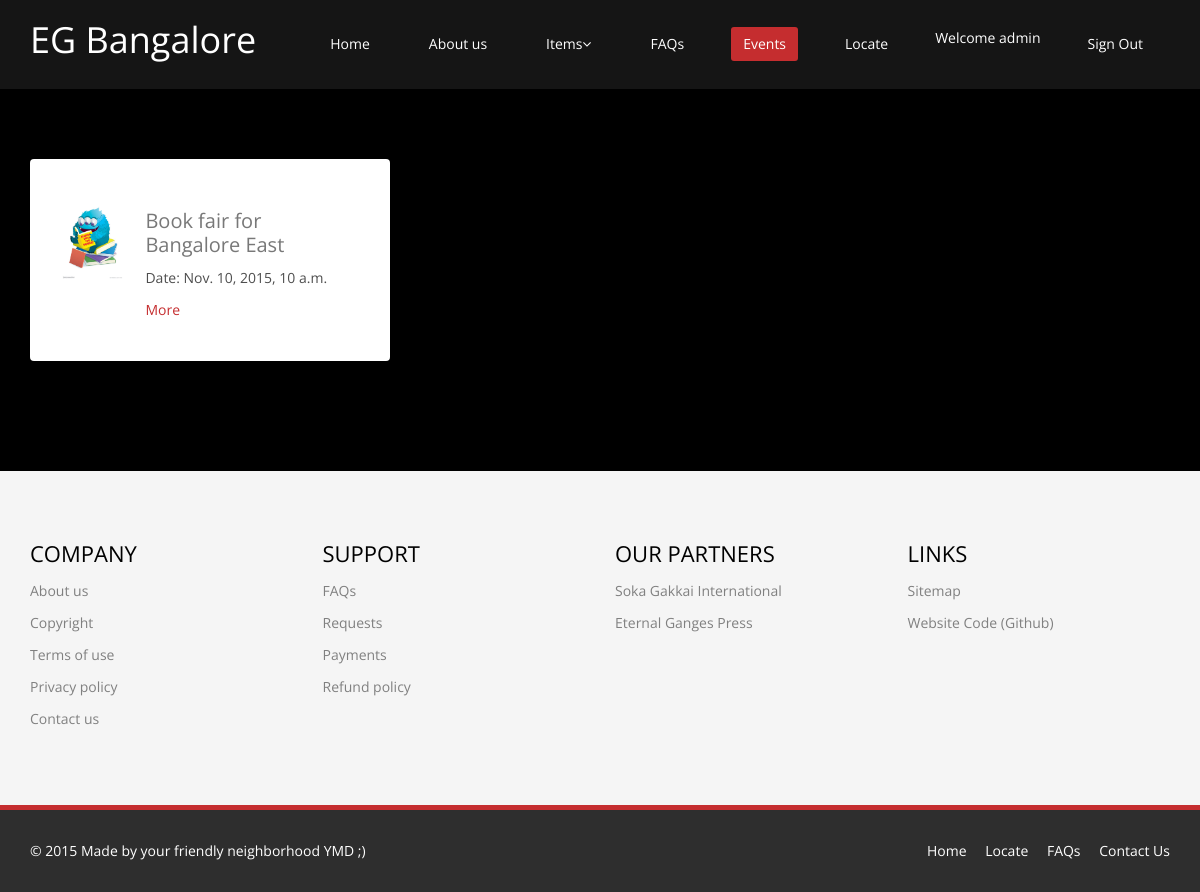
/estore/events/ (signed in), run on the app's committed database.
### estore/models.py (models this page shows)
class Event(models.Model):
	title = models.CharField(max_length=200)
	event_short = models.CharField(max_length=300, default='')
	event_detail = models.TextField()
	image_url = models.CharField(max_length=100, default='invalid')
	map_url = models.CharField(max_length=200, default='invalid')
	event_date = models.DateTimeField()
	keywords = models.CharField(max_length=200)

### estore/views.py (the view)
def events(request):
	context = {}
	events = queries.get_upcoming_events()
	context['events'] = events
	return render(request, 'estore/events.html', context)

### estore/queries.py (called while the page is built)
def get_upcoming_events():
	events = Event.objects.filter(event_date__gt=timezone.now())
	return events

### estore/templates/estore/events.html (shortened to what this page needs)
{% extends "estore/base.html" %}
{% load staticfiles %}
{% block maincontent %}
<section style="background:#000;">
<div class="container">
	<div class="row">
	{% for event in events%}
		<div class="col-sm-6 col-md-4">
		<div style="visibility: visible; animation-name: fadeInDown;" class="media services-wrap wow fadeInDown animated">
			<div class="pull-left">
				<img style="height:81px;" class="img-responsive" src="{{event.image_url}}">
			</div>
			<div class="media-body">
				<h3 class="media-heading">{{event.title}}</h3>
				<p>Date: {{event.event_date}} </p>
				<a href="/estore/event/{{event.id}}/">More</a>
			</div>
		</div>
		</div >
		{%endfor%}
	</div>
</div>
</section>
{% endblock %}

### estore/templates/estore/base.html (shortened to what this page needs)
{% load staticfiles %}
{% load account %}
{% load socialaccount %}
<!DOCTYPE html>
<html lang="en">
<head>
    <link href="/static/estore/css/bootstrap.min.css" rel="stylesheet">
    <link href="/static/estore/css/font-awesome.min.css" rel="stylesheet">
    <link href="/static/estore/css/animate.min.css" rel="stylesheet">
    <link href="/static/estore/css/prettyPhoto.css" rel="stylesheet">
    <link href="/static/estore/css/main.css" rel="stylesheet">
    <link href="/static/estore/css/responsive.css" rel="stylesheet">
</head>
<body class="homepage">
    <header id="header">
        <nav class="navbar navbar-inverse" role="banner">
            <div class="container">
                <div class="navbar-header">
                    <a class="navbar-brand" href="/">EG Bangalore</a>
                </div>
                <div class="collapse navbar-collapse navbar-right">
                    <ul class="nav navbar-nav">
                        <li {% if request.path == "/" %} class="active" {% endif %}><a href="/">Home</a></li>
                        <li {% if request.path == "/estore/about-us/" %} class="active" {% endif %}><a href="/estore/about-us/">About us</a></li>
                        <li class="dropdown">
                            <a href="#" class="dropdown-toggle" data-toggle="dropdown">Items<i class="fa fa-angle-down"></i></a>
                        </li>
                        <li {% if request.path == "/estore/faq/" %} class="active" {% endif %}><a href="/estore/faq/">FAQs</a></li>
                        <li {% if request.path == "/estore/events/" %} class="active" {% endif %}><a href="/estore/events/">Events</a></li>
                        <li {% if request.path == "/estore/locate/" %} class="active" {% endif %}><a href="/estore/locate/">Locate</a></li>
						{% if user.is_authenticated %}
						<li style="color:white;"> Welcome {{user}} </li>
                        <li><a href="{% url 'account_logout' %}">Sign Out</a></li>
						{% else %}
                        <li><a href="{% url 'account_login' %}">Log in</a></li>
                        <li><a href="{% url 'account_signup' %}">Sign up</a></li>
						{% endif %}
                    </ul>
                </div>
				            </div>
        </nav>
    </header>
{% block maincontent %}
{% endblock %}
    <section id="bottom">
        <div class="container wow fadeInDown" data-wow-duration="1000ms" data-wow-delay="600ms">
            <div class="row">
                <div class="col-md-3 col-sm-6">
                    <div class="widget">
                        <h3>Company</h3>
                        <ul>
                            <li><a href="/estore/about/">About us</a></li>
                            <li><a href="#">Copyright</a></li>
                            <li><a href="#">Terms of use</a></li>
                            <li><a href="#">Privacy policy</a></li>
                            <li><a href="/estore/contact/">Contact us</a></li>
                        </ul>
                    </div>
                </div>
                <div class="col-md-3 col-sm-6">
                    <div class="widget">
                        <h3>Support</h3>
                        <ul>
                            <li><a href="/estore/faq/">FAQs</a></li>
                            <li><a href="#">Requests</a></li>
                            <li><a href="#">Payments</a></li>
                            <li><a href="#">Refund policy</a></li>
                        </ul>
                    </div>
                </div>
               <div class="col-md-3 col-sm-6">
                    <div class="widget">
                        <h3>Our Partners</h3>
                        <ul>
                            <li><a href="http://www.sgi.org/">Soka Gakkai International</a></li>
                            <li><a href="http://www.eternalganges.com/">Eternal Ganges Press</a></li>
                        </ul>
                    </div>
                </div>
				<div class="col-md-3 col-sm-6">
                    <div class="widget">
                        <h3>Links</h3>
                        <ul>
                            <li><a href="#">Sitemap</a></li>
                            <li><a href="#">Website Code (Github)</a>
							</li>
                        </ul>
                    </div>
                </div>
            </div>
        </div>
    </section>
    <footer id="footer" class="midnight-blue">
        <div class="container">
            <div class="row">
                <div class="col-sm-6">
                    &copy; 2015 <a target="_blank" href="mailto:siddharthmanu@gmail.com">Made by your friendly neighborhood YMD ;)</a>
                </div>
                <div class="col-sm-6">
                    <ul class="pull-right">
                        <li><a href="/">Home</a></li>
                        <li><a href="/estore/locate/">Locate</a></li>
                        <li><a href="/estore/faq/">FAQs</a></li>
                        <li><a href="/estore/contact/">Contact Us</a></li>
                    </ul>
                </div>
            </div>
        </div>
    </footer>
</body>
</html>

### estore/static/estore/css/main.css (style rules this page uses)
body { background: #fff; font-family: 'Open Sans', sans-serif; color:#4e4e4e; line-height: 22px; }
h1, h2, h3, h4, h5, h6 { font-weight: 600; font-family: 'Open Sans', sans-serif; color:#4e4e4e; }
h3 { font-size: 16px; color: #787878; font-weight: 400; line-height: 24px; }
a { color: #c52d2f; -webkit-transition: color 300ms, background-color 300ms; -moz-transition: color 300ms, background-color 300ms; -o-transition: color 300ms, background-color 300ms; transition: color 300ms, background-color 300ms; }
.media>.pull-left { margin-right: 20px; }
body > section { padding: 70px 0; }
.navbar>.container .navbar-brand { margin-left: 0; }
.navbar-brand { padding: 0; margin:0; }
.navbar { border-radius: 0; margin-bottom: 0; background: #151515; padding: 15px 0; padding-bottom: 0; }
.navbar-nav { margin-top: 12px; }
.navbar-nav>li { margin-left: 35px; padding-bottom: 28px; }
.navbar-inverse .navbar-nav > li > a { padding: 5px 12px; margin: 0; border-radius: 3px; color: #fff; line-height: 24px; display: inline-block; }
.navbar-inverse { border: none; }
.navbar-inverse .navbar-brand { font-size: 36px; line-height: 50px; color: #fff; }
.navbar-inverse .navbar-nav > .active > a, .navbar-inverse .navbar-nav > .active > a:hover, .navbar-inverse .navbar-nav > .active > a:focus, .navbar-inverse .navbar-nav > .open > a, .navbar-inverse .navbar-nav > .open > a:hover, .navbar-inverse .navbar-nav > .open > a:focus { background-color: #c52d2f; color: #fff; }
.navbar-inverse .navbar-collapse, .navbar-inverse .navbar-form { border-top: 0; padding-bottom: 0; }
.services-wrap { padding: 40px 30px; background: #fff; border-radius: 4px; margin: 0 0 40px; }
.services-wrap h3 { font-size: 20px; margin: 10px 0; }
.services-wrap .pull-left { margin-right: 20px; }
.widget { margin-bottom: 60px; padding-left: 0; }
.widget h3 { color: #000; text-transform: uppercase; margin-bottom: 20px; }
#bottom { background: #f5f5f5; border-bottom: 5px solid #c52d2f; font-size: 14px; }
#bottom h3 { margin-top: 0; margin-bottom: 10px; text-transform: uppercase; font-size:22px; color: #000; }
#bottom ul { list-style: none; padding: 0; margin: 0; }
#bottom ul li { display: block; padding: 5px 0; }
#bottom ul li a { color: #808080; }
#bottom .widget { margin-bottom: 0; }
#footer { padding-top: 30px; padding-bottom: 30px; color: #fff; background: #2e2e2e; }
#footer a { color: #fff; }
#footer ul { list-style: none; padding: 0; margin: 0; }
#footer ul > li { display: inline-block; margin-left: 15px; }

### data on the page
Event: image_url (picture), title "Book fair for Bangalore East", event_date "Nov. 10, 2015, 10 a.m."

### other printed values
{{ user }} "admin"
